Frame 1 (no input): blank canvas, image omitted
Frame 60 (no input): blank canvas, image omitted
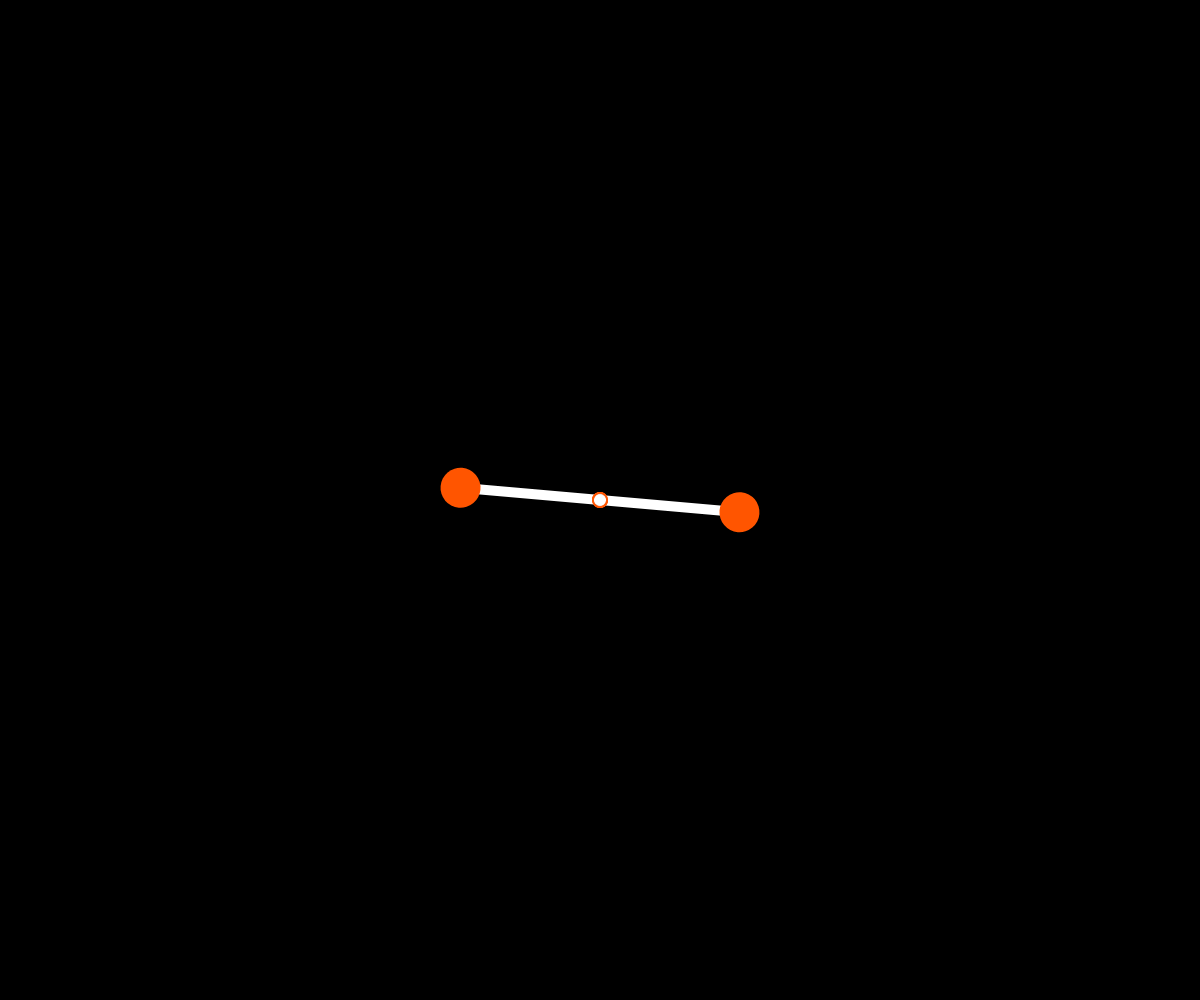
Frame 120 (the mouse pressed at the canvas centre since frame 60)

The p5.js sketch whose frames 1 and 60 were blank and that drew this single picture after the mouse press (run headless with seeded random() and noise() and a simulated clock; from frame 60 on, the mouse is pressed at the canvas centre):

// p5.js sketch
// ── sketch.js
/*
	Transformation - translate, rotate, scale

    Check out the p5 reference page: http://p5js.org/reference.

	New p5 variables and functions:
		push() & pop()
		translate(...)
		rotate(...)
		scale(...)
		angleMode(...)
		rectMode(...)
		dist(...)
		map(...)

	See index.html for disabling the right click menu.
*/

var angle=0;

// Any code that you put inside of setup runs ONCE at the start of the sketch
function setup() {
  createCanvas(windowWidth,windowHeight);
  background(0,0,0);

  colorMode(HSB,360,100,100,1);
  angleMode(DEGREES);
  rectMode(CENTER);

}

// After setup is run, any code that you put inside of draw runs REPEATEDLY at
// 60 frames per second
function draw() {
  if(mouseIsPressed){
    if(mouseButton===LEFT){
      var d=dist(pmouseX,pmouseY,mouseX,mouseY);
      var s=map(d,0,100,0.1,2);
      s=constrain(s,0.1,2);

      angle+=5;
      push();
        translate(mouseX,mouseY);
        scale(s);
        rotate(angle);
        //rect(0,0,200,200);

        stroke(0,0,100);
        strokeWeight(5);
        line(-70,0,70,0);

        noStroke();
        fill(20,100,100);
        ellipse(-70,0,20);
        ellipse(70,0,20);
        
      pop();
    }else{
      background(0,0,0);
    }
  }

}
